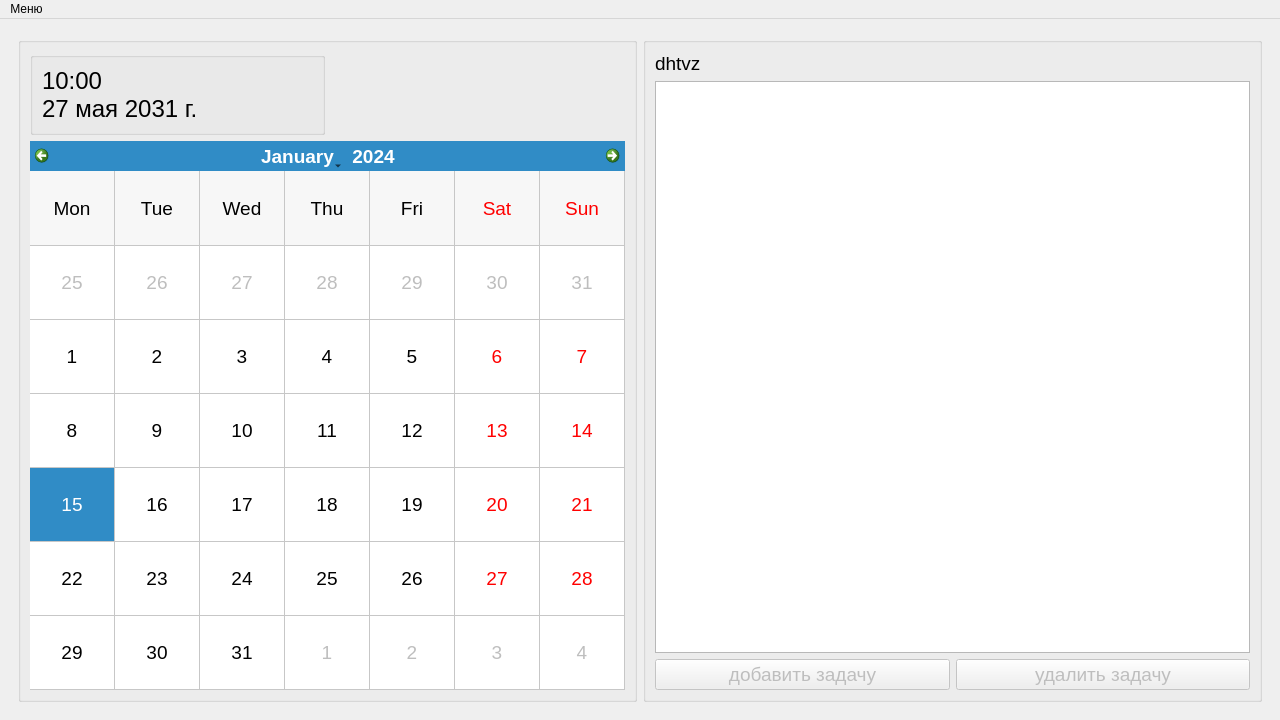
<?xml version="1.0" encoding="UTF-8"?>
<ui version="4.0">
 <class>MainWindow</class>
 <widget class="QMainWindow" name="MainWindow">
  <property name="geometry">
   <rect>
    <x>0</x>
    <y>0</y>
    <width>1280</width>
    <height>720</height>
   </rect>
  </property>
  <property name="windowTitle">
   <string>MainWindow</string>
  </property>
  <widget class="QWidget" name="centralwidget">
   <layout class="QGridLayout" name="gridLayout">
    <item row="0" column="0">
     <widget class="QStackedWidget" name="stackedWidget">
      <property name="currentIndex">
       <number>0</number>
      </property>
      <widget class="QWidget" name="MainPage">
       <layout class="QGridLayout" name="gridLayout_4">
        <item row="0" column="0">
         <widget class="QGroupBox" name="groupBox_2">
          <property name="title">
           <string/>
          </property>
          <layout class="QGridLayout" name="gridLayout_5">
           <item row="1" column="0" colspan="2">
            <widget class="QCalendarWidget" name="calendarWidget">
             <property name="font">
              <font>
               <pointsize>14</pointsize>
              </font>
             </property>
             <property name="styleSheet">
              <string notr="true">QCalendarView {
alternate-background-color: rgb(139, 223, 240);
outline:0px;
selection-background-color: rgb(139, 223, 240);
selection-color:black;
}
QToolButton#qt_calendar_nextmonth {
    width: 40px;
    qproperty-icon: none;
	color:white;
	qproperty-text: &quot;&gt;&gt;&quot;;
}
QToolButton#qt_calendar_prevmonth {
    width: 40px;
	color: white;
    qproperty-icon: none;
	qproperty-text: &quot;&lt;&lt;&quot;;
}
#qt_calendar_navigationbar {
    background-color: rgb(124, 199, 214);
}


</string>
             </property>
             <property name="gridVisible">
              <bool>true</bool>
             </property>
             <property name="verticalHeaderFormat">
              <enum>QCalendarWidget::NoVerticalHeader</enum>
             </property>
             <property name="navigationBarVisible">
              <bool>true</bool>
             </property>
            </widget>
           </item>
           <item row="0" column="0">
            <widget class="QGroupBox" name="TimeGroupBox">
             <property name="title">
              <string/>
             </property>
             <layout class="QGridLayout" name="gridLayout_2">
              <item row="0" column="0">
               <widget class="QLabel" name="MainWindowTimeLabel">
                <property name="font">
                 <font>
                  <pointsize>18</pointsize>
                 </font>
                </property>
                <property name="text">
                 <string>10:00 
27 мая 2031 г.</string>
                </property>
               </widget>
              </item>
             </layout>
            </widget>
           </item>
          </layout>
         </widget>
        </item>
        <item row="0" column="1">
         <widget class="QGroupBox" name="groupBox">
          <property name="title">
           <string/>
          </property>
          <layout class="QGridLayout" name="gridLayout_3">
           <item row="0" column="0">
            <widget class="QLabel" name="selecteddate_label">
             <property name="font">
              <font>
               <pointsize>14</pointsize>
              </font>
             </property>
             <property name="text">
              <string>dhtvz</string>
             </property>
            </widget>
           </item>
           <item row="1" column="0" colspan="2">
            <widget class="QListWidget" name="delalist">
             <property name="font">
              <font>
               <pointsize>14</pointsize>
              </font>
             </property>
            </widget>
           </item>
           <item row="2" column="0">
            <widget class="QPushButton" name="AddpushButton_3">
             <property name="enabled">
              <bool>false</bool>
             </property>
             <property name="font">
              <font>
               <pointsize>14</pointsize>
              </font>
             </property>
             <property name="text">
              <string>добавить задачу</string>
             </property>
            </widget>
           </item>
           <item row="2" column="1">
            <widget class="QPushButton" name="DeletepushButton_4">
             <property name="enabled">
              <bool>false</bool>
             </property>
             <property name="font">
              <font>
               <pointsize>14</pointsize>
              </font>
             </property>
             <property name="text">
              <string>удалить задачу</string>
             </property>
            </widget>
           </item>
          </layout>
         </widget>
        </item>
       </layout>
      </widget>
      <widget class="QWidget" name="SecondPage">
       <layout class="QGridLayout" name="gridLayout_6">
        <item row="0" column="0">
         <widget class="QListWidget" name="zametkilist">
          <property name="font">
           <font>
            <pointsize>14</pointsize>
           </font>
          </property>
         </widget>
        </item>
        <item row="1" column="0">
         <widget class="QPushButton" name="pushButton">
          <property name="font">
           <font>
            <pointsize>14</pointsize>
           </font>
          </property>
          <property name="text">
           <string>добавить новую заметку</string>
          </property>
         </widget>
        </item>
       </layout>
      </widget>
     </widget>
    </item>
   </layout>
  </widget>
  <widget class="QMenuBar" name="menubar">
   <property name="geometry">
    <rect>
     <x>0</x>
     <y>0</y>
     <width>1280</width>
     <height>21</height>
    </rect>
   </property>
   <widget class="QMenu" name="menu">
    <property name="title">
     <string>Меню</string>
    </property>
    <addaction name="action"/>
    <addaction name="action_2"/>
   </widget>
   <addaction name="menu"/>
  </widget>
  <action name="action">
   <property name="text">
    <string>Главный экран</string>
   </property>
  </action>
  <action name="action_2">
   <property name="text">
    <string>Заметки</string>
   </property>
  </action>
 </widget>
 <resources/>
 <connections/>
</ui>
